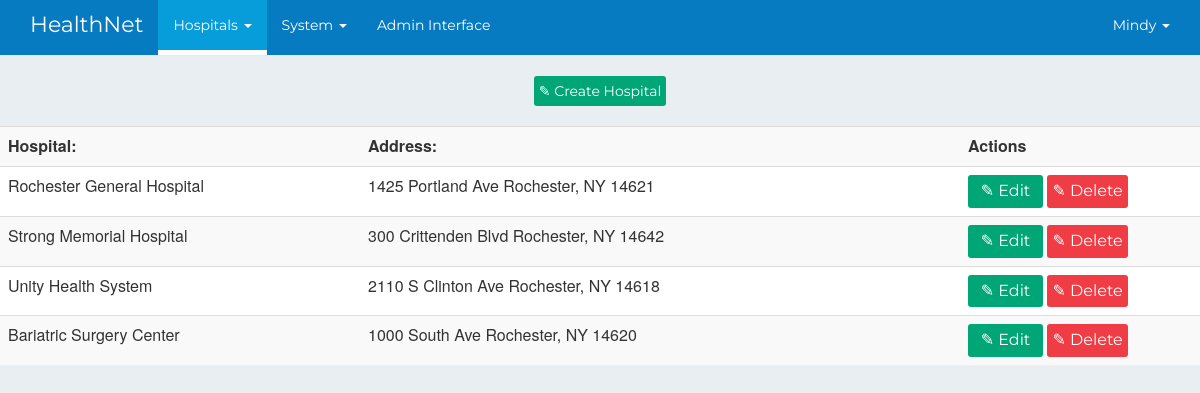
Page /healthnet/hospital/view/ (signed in) on the committed database.
### base/models.py (models this page shows, shortened)
class Hospital(models.Model):
    id = models.AutoField(primary_key=True)
    name = models.CharField(max_length=100)
    address = models.ForeignKey('Address', to_field='id', null=True)

class Address(models.Model):
    id = models.AutoField(primary_key=True)
    street = models.CharField(max_length=200)
    zip = models.PositiveIntegerField()
    city = models.CharField(max_length=100)
    state = models.CharField(max_length=50)
    """
        @description: returns a string value of an address
    """
    def __str__(self):
        return '%s %s, %s %s' % (self.street, self.city, self.state, self.zip,)

### hospital/views.py (the view)
@login_required
@group_required('Root')
def viewHospitals(request):
    is_root = request.user.groups.filter(name='Root').exists()
    all_hospitals = Hospital.objects.all()
    context = {'all_hospitals': all_hospitals,
               'is_root': is_root}
    return render(request, 'hospital/view.html', context)

### base/views.py (called while the page is built)
def group_required(*group_names):
    def in_groups(u):
        if u.is_authenticated():
            if bool(u.groups.filter(name__in=group_names)) | u.is_superuser:
                return True
        return False
    return user_passes_test(in_groups)

### testResults/templatetags/app_filters.py (called while the page is built)
@register.filter(name="isPatient")
def isPatient(request):
    return request.user.groups.filter(name='Patient').exists()

@register.filter(name="isDoctor")
def isDoctor(request):
    return request.user.groups.filter(name='Doctor').exists()

@register.filter(name="isNurse")
def isNurse(request):
    return request.user.groups.filter(name='Nurse').exists()

@register.filter(name="isAdmin")
def isAdmin(request):
    return request.user.groups.filter(name='Admin').exists()

@register.filter(name="isRoot")
def isRoot(request):
    return request.user.groups.filter(name='Root').exists()

### hospital/templates/hospital/view.html (shortened to what this page needs)
{% extends "base/navbar.html" %}
{% block content %}
    <div class='center-container'>
        <a class='confirm' href="{% url 'hospital:create' %}"> &#x270e; Create Hospital</a>
    </div>
    <br>
    <div id='containerBlock'>
        <table class='table table-striped' align="right">
                <col width="30%">
                <col width="50%">
                <col width="20%">
                <th>Hospital:</th>
                <th>Address:</th>
                <th>Actions</th>
                {% for hos in all_hospitals %}
                <tr>
                    <td> {{ hos.name}}</td>
                    <td> {{ hos.address }}</td>
                    <td>
                        <a class='confirm' href="{% url 'hospital:update' hos.id%}"> &#x270e; Edit</a>
                        <a class='delete' href="{% url 'hospital:delete' hos.id%}"> &#x270e; Delete</a>
                     </td>
                </tr>
                {% endfor %}
            </table>
    </div>
{% endblock content %}

### base/templates/base/navbar.html (shortened to what this page needs)
{% load staticfiles %}
{% load app_filters %}
<DOCTYPE html>
    <html lang="en">
    <head>
        <link type='text/css' href="{% static 'css/bootstrap.css' %}" rel='stylesheet'>
        <link type='text/css' href="{% static 'css/navbar.css' %}" rel='stylesheet'>
        <link type='text/css' href="{% static 'css/utilities.css' %}" rel='stylesheet'>
    </head>
    <body>
    {% if user.is_authenticated %}
    <nav class="navbar navbar-default navbar-fixed-top">
        <div class="container">
            <div class="navbar-header">
                <a class="navbar-brand" data-item="home" href="{% url 'profile:userLogin' %} ">HealthNet</a>
            </div>
            <div id="navbar" class="navbar-collapse collapse">
                <ul class="nav navbar-nav">
                    {% if request|isAdmin or request|isRoot %}
                    <li data-item='hospital' class="dropdown">
                        <a href="#" class="dropdown-toggle" data-toggle="dropdown" role="button" aria-haspopup="true"
                           aria-expanded="false"> Hospitals <span class="caret"></span></a>
                    </li>
                    <li data-item='log' class="dropdown">
                        <a href="#" class="dropdown-toggle" data-toggle="dropdown" role="button" aria-haspopup="true"
                           aria-expanded="false"> System <span class="caret"></span></a>
                    </li>
                    {% if request|isRoot %}
                    <li data-item="admin"><a href="{% url 'admin:index' %}">Admin Interface</a></li>
                    {% endif %}
                    {% endif %}
                </ul>
                <ul class="nav navbar-nav navbar-right">
                    <li data-item="profile" class="dropdown">
                        <a href="#" class="dropdown-toggle" data-toggle="dropdown" role="button" aria-haspopup="true"
                           aria-expanded="false">
                            {{user.first_name}}
                            <span class="caret"></span></a>
                    </li>
                </ul>
            </div>
        </div>
    </nav>
    {% block content %}
    {% endblock %}
    {% endif %}
    </body>
    </html>
</DOCTYPE>

### static/css/navbar.css (style rules this page uses)
body { background-color: #E8EEF2; }
.navbar-brand { font-size: 22px; }
.navbar-brand, .navbar ul li a { font-family: 'Montserrat', sans-serif; }
.navbar-default { background-color: #067BC2; position: relative; }
.navbar-default .navbar-nav > .active > a, .navbar-default .navbar-nav > .active > a:hover, .navbar-default .navbar-nav > .active > a:focus { background-color: #079ddb; color: #fff; }
.navbar-default .navbar-collapse, .navbar-default .navbar-form { border-color: #067BC2!important; }
@media (min-width: 768px) { .navbar-default .navbar-nav > .active { border-bottom: 5px solid #fff; } }
.navbar-default .navbar-brand, .navbar-default .navbar-nav > li > a { color: #fff; }

### static/css/utilities.css (style rules this page uses)
table { background-color: #fff; }
.center-container { text-align: center; }
.confirm { text-align: center; min-width: 75px; display: inline-block; border-radius: 3px; padding: 5px; border: none; font-family: 'Montserrat', sans-serif; color: white; background-color: #00A676; }
.delete { text-align: center; min-width: 75px; padding: 5px; border-radius: 3px; display: inline-block; border: none; font-family: 'Montserrat', sans-serif; color: white; background-color: #F03C44; }
#user_form .confirm, #updateForm .confirm, { float: right; }

### rows in the picture
Hospital: name "Rochester General Hospital", address "1425 Portland Ave Rochester, NY 14621"
Hospital: name "Strong Memorial Hospital", address "300 Crittenden Blvd Rochester, NY 14642"
Hospital: name "Unity Health System", address "2110 S Clinton Ave Rochester, NY 14618"
Hospital: name "Bariatric Surgery Center", address "1000 South Ave Rochester, NY 14620"

### other values in the picture
{{ user.first_name }} "Mindy"
